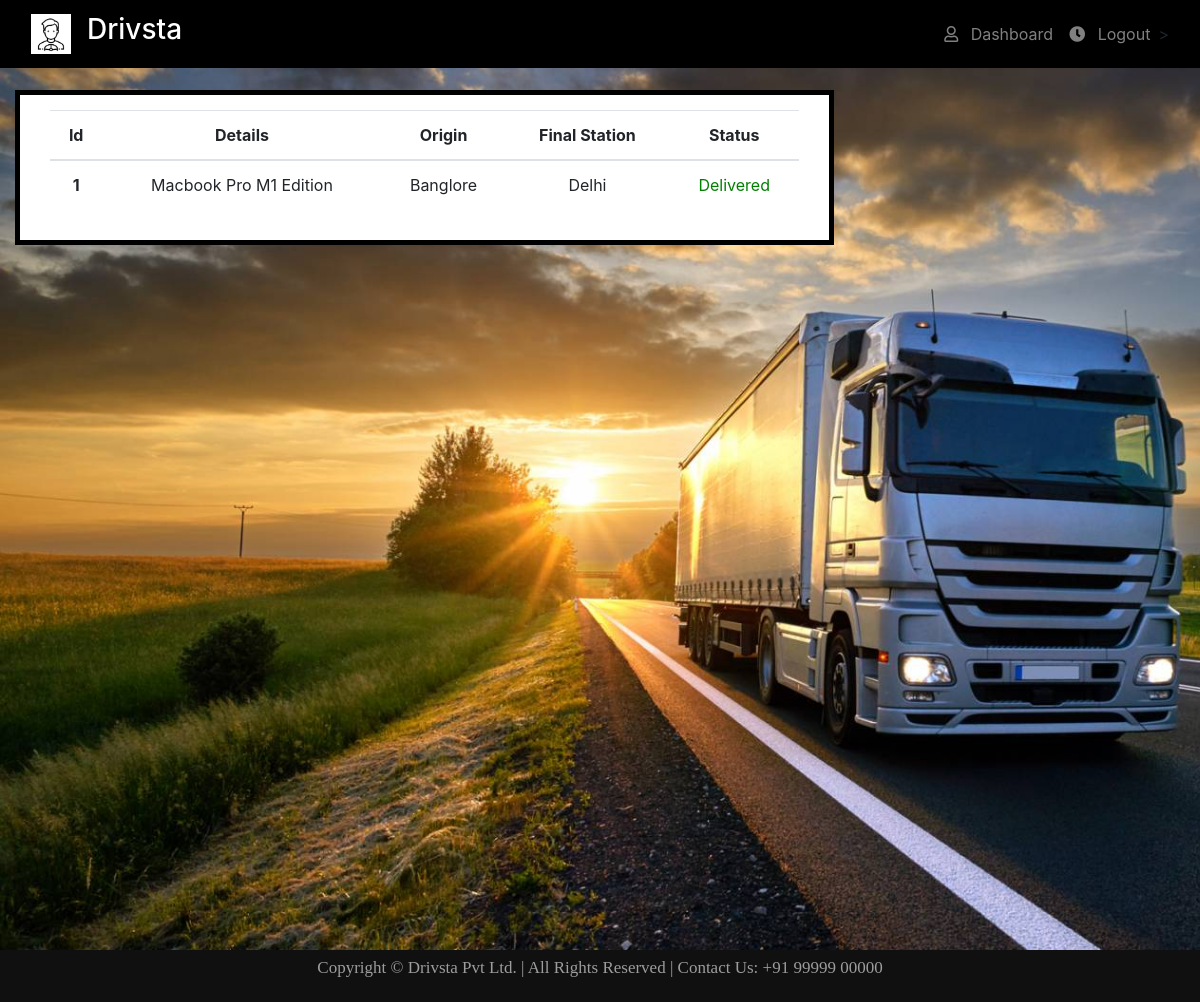
/completedOrder (signed in), run on the app's committed database.
### website/models.py (models this page shows)
class Order(db.Model):
    id = db.Column(db.Integer, primary_key=True)
    customerId = db.Column(db.Integer,db.ForeignKey('customer.id'))
    details = db.Column(db.String(500))
    truckNumber = db.Column(db.Integer,db.ForeignKey('truck.id'))
    status = db.Column(db.String(50),default="Pending")
    origin = db.Column(db.String(50))
    finalStation = db.Column(db.String(50))
    checkPoint = db.Column(db.Integer,db.ForeignKey('checkpoint.id'))
    driverId = db.Column(db.Integer,db.ForeignKey('driver.id'))
    dateOfOrder = db.Column(db.DateTime(timezone=True), default=datetime.now())
    dateDelivered = db.Column(db.DateTime(timezone=True))

### website/views.py (the view)
@views.route('/completedOrder',methods = ['GET','POST'])
def completedOrder():
    con = verifyUser("Driver")
    if con:
        currentDriver = Driver.query.filter_by(email = session['email']).first()
        order = Order.query.filter_by(truckNumber = currentDriver.truckNumber).all()
        return render_template('completedOrder.html',orders=order)
    else:
        flash("Not a Driver!",category="error")
        return redirect(url_for('auth.logout'))

### website/__init__.py (called while the page is built)
def create_app():
    app = Flask(__name__)
    app.config['SECRET_KEY'] = 'sbfdsbfa secrret key hai sadhsa'
    app.config['SQLALCHEMY_DATABASE_URI'] = f'sqlite:///{DB_NAME}'
    db.init_app(app)
    from .views import views
    from .auth import auth
    app.register_blueprint(views, url_prefix='/')
    app.register_blueprint(auth, url_prefix='/')
    from .models import Customer, Order, Admin, Driver, Truck, Checkpoint,Role
    create_database(app)
    @app.before_request
    def before_request():
        g.user = None
        if 'user' in session:
            g.user = session['user']
    return app

### website/views.py (called while the page is built)
def verifyUser(User):
    if g.user:
        if User == "Admin":
            if session['role'] == 1:
                return True
        elif User == "Customer":
            if session['role'] == 2:
                return True
        elif User == "Driver":
            if session['role'] == 3:
                return True

### website/templates/completedOrder.html (shortened to what this page needs)
{% extends 'base.html' %}
{% block content %}
<div class="background3">
<div class="container-fluid">
    <div class="mx-auto d-block">
        <div class="displayBox">
            <table class="table">
                <thead>
                    <tr>
                        <th scope="col">Id</th>
                        <th scope="col">Details</th>
                        <th scope="col">Origin</th>
                        <th scope="col">Final Station</th>
                        <th scope="col">Status</th>
                    </tr>
                </thead>
                <tbody>
                    {% for order in orders %}
                    {% if order.status == "Delivered" %}
                    <tr>
                        <th scope="row">{{ order.id }}</th>
                        <td>{{ order.details }}</td>
                        <td>{{ order.origin }}</td>
                        <td>{{ order.finalStation }}</td>
                        {% if order.status == "Delivered" %}
                        <td style="color: green;">{{ order.status }}</td>
                        {% endif %}
                    </tr>
                    {% endif %}
                    {% endfor %}
                </tbody>
            </table>
        </div>
    </div>
</div>
</div>
{% endblock %}
{% block footer %}
    {% include 'footer.html' %}
{% endblock %}

### website/static/style.css (style rules this page uses)
body { height:100%; width: 100%; margin: 0; }
.displayBox { float: left; font-size: calc(4px + 1vw); margin-top: 90px; padding: 15px 30px; width: 70%; background-color:#fff; color: #000; box-sizing: border-box; border: 5px solid black; margin-right: 0px; margin-bottom: 40px; }
.background3 { background: url('./images/trucklog3.jpg');padding: 0; text-align: center; color: #f8f8f8;background-size: cover; background-size: cover; min-height: 950px; background-repeat: no-repeat; }

### data on the page
Order: id "1", details "Macbook Pro M1 Edition", origin "Banglore", finalStation "Delhi", status "Delivered"
